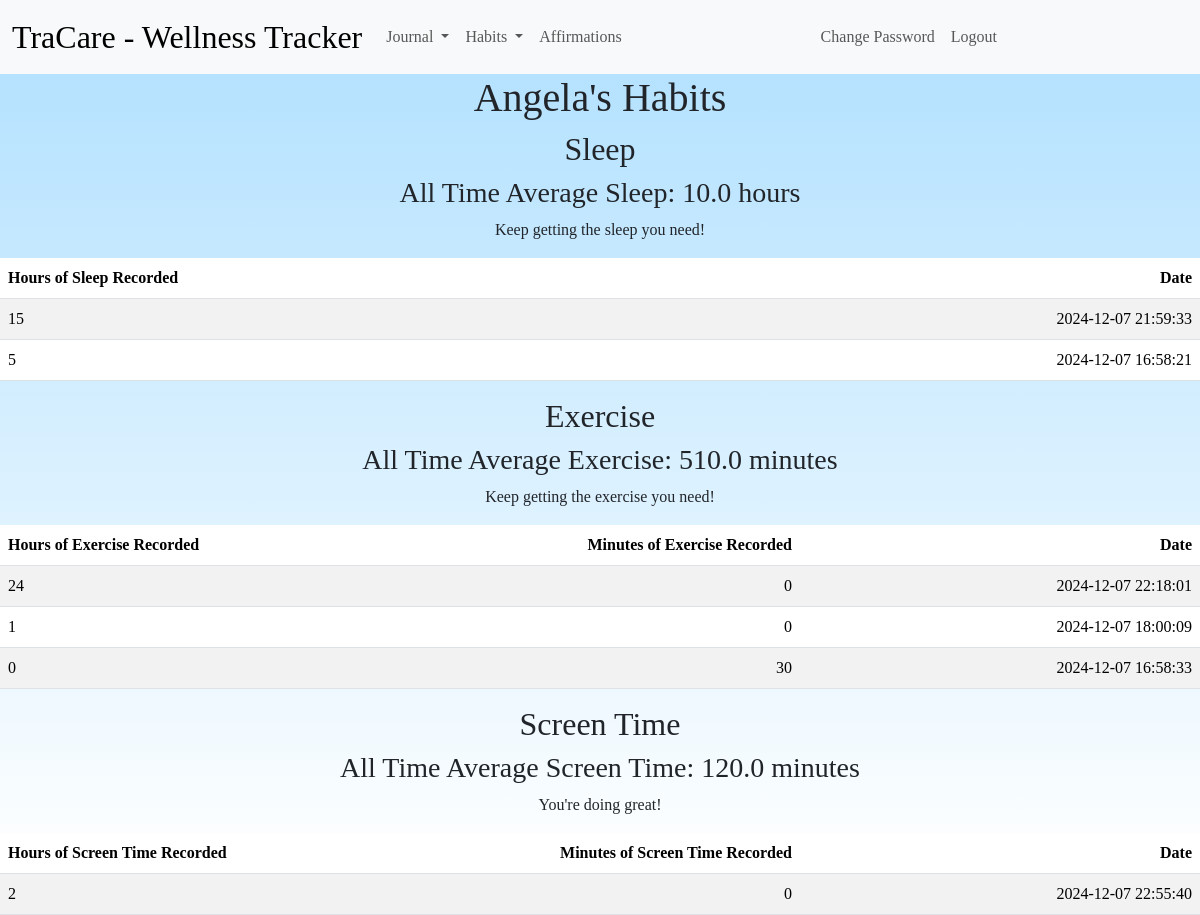
Page /habits (signed in) on the committed database.
### tables this page shows
CREATE TABLE users (
id INTEGER PRIMARY KEY AUTOINCREMENT,
first_name TEXT NOT NULL,
username TEXT UNIQUE NOT NULL,
password TEXT NOT NULL
);

CREATE TABLE sleep (
id INTEGER PRIMARY KEY AUTOINCREMENT,
user_id INTEGER,
hours_sleep INTEGER,
date DATETIME DEFAULT CURRENT_TIMESTAMP
);

CREATE TABLE exercise (
id INTEGER PRIMARY KEY AUTOINCREMENT,
user_id INTEGER,
hours_exercise INTEGER,
minutes_exercise INTEGER,
date DATETIME DEFAULT CURRENT_TIMESTAMP
);

CREATE TABLE screentime (
id INTEGER PRIMARY KEY AUTOINCREMENT,
user_id INTEGER,
hours_screen INTEGER,
minutes_screen INTEGER,
date DATETIME DEFAULT CURRENT_TIMESTAMP
);

### app.py (the view)
@app.route("/habits")
@login_required
def habits():
    user_id = session.get("user_id")
    name = db.execute("SELECT first_name FROM users WHERE id = ?", user_id)
    if name:
        name = name[0]["first_name"]
    s_avg = db.execute("SELECT AVG(hours_sleep) FROM sleep WHERE user_id = ?", user_id)
    if s_avg:
        s_avg = s_avg[0]["AVG(hours_sleep)"]
    sleep_date = db.execute(
        "SELECT hours_sleep, date FROM sleep WHERE user_id = ? ORDER BY date DESC", user_id)
    e_avg = db.execute(
        "SELECT AVG((hours_exercise * 60) + minutes_exercise) as e_avg FROM exercise WHERE user_id = ?", user_id)
    if e_avg:
        e_avg = e_avg[0]["e_avg"]
    exercise_date = db.execute(
        "SELECT hours_exercise, minutes_exercise, date FROM exercise WHERE user_id = ? ORDER BY date DESC", user_id)
    sc_avg = db.execute(
        "SELECT AVG((hours_screen * 60) + minutes_screen) as sc_avg FROM screentime WHERE user_id = ?", user_id)
    if sc_avg:
        sc_avg = sc_avg[0]["sc_avg"]
    screen_date = db.execute(
        "SELECT hours_screen, minutes_screen, date FROM screentime WHERE user_id = ? ORDER BY date DESC", user_id)
    return render_template("habits.html", name=name, s_avg=s_avg, sleep_date=sleep_date, e_avg=e_avg, exercise_date=exercise_date, sc_avg=sc_avg, screen_date=screen_date)

### app.py (called while the page is built)
@app.after_request
def after_request(response):
    response.headers["Cache-Control"] = "no-cache, no-store, must-revalidate"
    response.headers["Expires"] = 0
    response.headers["Pragma"] = "no-cache"
    return response

### helpers.py (called while the page is built)
def login_required(f):
    @wraps(f)
    def decorated_function(*args, **kwargs):
        if session.get("user_id") is None:
            return redirect("/login")
        return f(*args, **kwargs)
    return decorated_function

### templates/habits.html (shortened to what this page needs)
{% extends "layout.html" %}
{% block main %}
<div id="habits-background">
<h1>{{name}}'s Habits</h1>
<h2>Sleep</h2>
<h3>All Time Average Sleep: {{s_avg}} hours</h3>
{% if s_avg is not none %}
    {% if s_avg < 7 %}
        <p>You should consider getting more sleep. Adults sleep for 7-9 hours a night.</p>
    {% else %}
        <p>Keep getting the sleep you need!</p>
    {% endif %}
{% else %}
    <p>Sleep data is not available.</p>
{% endif %}
<table class="table table-striped">
    <thead>
        <tr>
            <th class="text-start">Hours of Sleep Recorded</th>
            <th class="text-end">Date</th>
        </tr>
    </thead>
   <tbody>
    {% for dict in sleep_date %}
            <tr>
                <td class="text-start entry">{{dict["hours_sleep"]}}</td>
                <td class="text-end">{{dict["date"]}}</td>
            </tr>
    {% endfor %}
    </tbody>
</table>
<h2>Exercise</h2>
<h3>All Time Average Exercise: {{e_avg}} minutes</h3>
{% if e_avg is not none %}
    {% if e_avg < 30 %}
        <p>You should consider getting more exercise. Adults should try to exercise for 30 minutes a day.</p>
    {% else %}
        <p>Keep getting the exercise you need!</p>
    {% endif %}
{% else %}
    <p>Exercise data is not available.</p>
{% endif %}
<table class="table table-striped">
<thead>
    <tr>
        <th class="text-start">Hours of Exercise Recorded</th>
        <th class="text-end">Minutes of Exercise Recorded</th>
        <th class="text-end">Date</th>
     </tr>
</thead>
    <tbody>
        {% for dict in exercise_date %}
            <tr>
                <td class="text-start entry">{{dict["hours_exercise"]}}</td>
                <td class="text-end">{{dict["minutes_exercise"]}}</td>
                <td class="text-end">{{dict["date"]}}</td>
            </tr>
        {% endfor %}
    </tbody>
</table>
<h2>Screen Time</h2>
<h3>All Time Average Screen Time: {{sc_avg}} minutes</h3>
{% if sc_avg is not none %}
    {% if sc_avg > 120 %}
        <p>You should consider using your devices less. Adults should try to use their devices for only 1-2 hours a day outside of work.</p>
    {% else %}
        <p>You're doing great!</p>
    {% endif %}
{% else %}
    <p>Screen time data is not available.</p>
{% endif %}
<table class="table table-striped">
<thead>
    <tr>
        <th class="text-start">Hours of Screen Time Recorded</th>
        <th class="text-end">Minutes of Screen Time Recorded</th>
        <th class="text-end">Date</th>
     </tr>
</thead>
    <tbody>
        {% for dict in screen_date %}
            <tr>
                <td class="text-start entry">{{dict["hours_screen"]}}</td>
                <td class="text-end">{{dict["minutes_screen"]}}</td>
                <td class="text-end">{{dict["date"]}}</td>
            </tr>
        {% endfor %}
    </tbody>
</table>
{% endblock %}

### templates/layout.html (shortened to what this page needs)
<!DOCTYPE html>
<html lang="en">
    <head>
        <link href="https://cdn.jsdelivr.net/npm/bootstrap@5.3.3/dist/css/bootstrap.min.css" rel="stylesheet">
        <link href="/static/styles.css" rel="stylesheet">
    </head>
    <body>
        <div>
            <nav class="navbar navbar-custom navbar-expand-lg bg-body-tertiary">
                <div class="container-fluid">
                  <a class="navbar-brand" href="/">TraCare - Wellness Tracker</a>
                  <div class="collapse navbar-collapse" id="navbarSupportedContent">
                    {% if session["user_id"] %}
                    <ul class="navbar-nav me-auto mb-2 mb-lg-0">
                        <li class="nav-item dropdown">
                                <a class="nav-link dropdown-toggle" href="/journal" role="button" data-bs-toggle="dropdown" aria-expanded="false">
                                    Journal
                                    </a>
                        </li>
                        <li class="nav-item dropdown">
                            <a class="nav-link dropdown-toggle" href="/habits" role="button" data-bs-toggle="dropdown" aria-expanded="false">
                            Habits
                            </a>
                        </li>
                        <li class="nav-item"><a class="nav-link" href="/affirmations">Affirmations</a></li>
                    </ul>
                        <ul class="navbar-nav me-auto mb-2 mb-lg-0">
                            <li class="nav-item"><a class="nav-link" href="/change_password">Change Password</a></li>
                            <li class="nav-item"><a class="nav-link" href="/logout">Logout</a></li>
                        </ul>
                    {% else %}
                        <ul class="navbar-nav ms-auto mt-2">
                            <li class="nav-item"><a class="nav-link" href="/register">Register</a></li>
                            <li class="nav-item"><a class="nav-link" href="/login">Log In</a></li>
                        </ul>
                    {% endif %}
                    </div>
                    </div>
                </nav>
        <div>
            {% block main%} {% endblock %}
        </div>
    </body>
</html>

### static/styles.css (style rules this page uses)
nav .navbar-brand { font-size: xx-large; }
html, body { height: 100%; margin: 0; padding: 0; font-family: "Georgia"; }
div { width: 100%; height: 100%; }
.entry { white-space: pre-wrap; word-wrap: break-word; overflow-wrap: break-word; width: 200px; }
table { table-layout: fixed; width: 100%; }
th { width: 200px; }
td { width: 200px; }
h1, h2, h3 { text-align: center; }
p { text-align: center; }
#habits-background { background: linear-gradient(to bottom, #B5E2FF, #FFFFFF); }

### rows in the picture
users: first_name "Angela"
sleep: hours_sleep "15", date "2024-12-07 21:59:33"
sleep: hours_sleep "5", date "2024-12-07 16:58:21"
exercise: hours_exercise "24", minutes_exercise "0", date "2024-12-07 22:18:01"
exercise: hours_exercise "1", minutes_exercise "0", date "2024-12-07 18:00:09"
exercise: hours_exercise "0", minutes_exercise "30", date "2024-12-07 16:58:33"
screentime: hours_screen "2", minutes_screen "0", date "2024-12-07 22:55:40"

### other values in the picture
{{ s_avg }} "10.0"
{{ e_avg }} "510.0"
{{ sc_avg }} "120.0"
